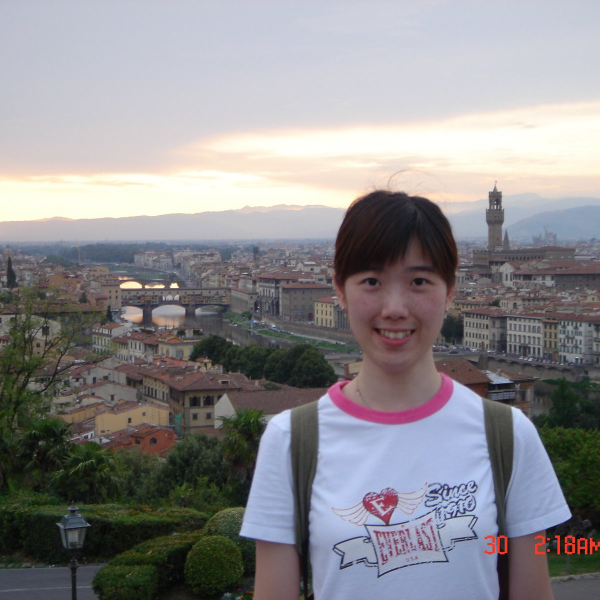
#> input picture Images-test/Crop/0a58358a2afd3e4e_crop.jpg, 1200 x 1200 px (shown at 1/2 size); its folder holds only this picture in this run
$ python -i fix_datasets.py   (imports and definitions only)
#> lines starting #> are read from the running program, lines starting #| are printed output that depends on the picture
import sys
import os
import numpy as np # linear algebra
import pandas as pd # data processing, CSV file I/O (e.g. pd.read_csv)
import os
from collections import defaultdict
import tqdm
import csv
import multiprocessing
import pickle
import itertools
import random
import traceback
from PIL import Image
import threading


CSV_FILE = 'CSV-files/train.csv'
OUTDIR = 'TrainDatasets/'
IMAGES = 'Images/'
DATASET_DIR = 'Train' # Dont add the '/'
NUM_DATASETS = 5
NUM_WORKERS =4
NEW_H = 224
NEW_W = 224

class Loader():
    def __init__(self):
        self.id_to_lid = None     # Maps { img_id: l_id }
        self.lid_to_imgs = None   # Maps { l_id: [ img_ids with l_id ]}
        self.total_labels = None  # Total number of labels in downloaded images.

    # [179 lines left out: functions load_lid_to_imgs, get_labels, transformImages, upsample_1_to_60, not called in this run]


    def process_label(self, img_label):
        '''
        Proccesses label. Get images that correspond to that labels and figures out all 60 images (some new that are
        transformed) that will represent that label
        '''
        # [5 lines left out: function superset, not called in this run]

        try:

            # For upsampling: Get all images corresponding to that label (less than 60), and perform the relevant image transformations to each of them, and then sample 60 images from that.
            '''
            ImageTransformations:
            d: dim
            B: brighten 1.4
            b: brighten 1.3
            g: grayscale
            c: crop
            f: flip
            R: resized
            '''

            (index, l_id, lid_count, label) = img_label

            # Create directories for all the labels in each dataset.
            for i in range(NUM_DATASETS):
                labels_dir = os.path.join(OUTDIR, DATASET_DIR + str(i), str(l_id))
                if not os.path.exists(labels_dir):
                    os.mkdir(labels_dir)

            # For downsampling: for every dataset, sample 60 random images that have the label l_id
            if label == 'downsample':
                return
                for i in range(NUM_DATASETS):
                    downsamples = np.random.choice(self.lid_to_imgs[l_id], 60, replace=False)
                    for img_id in downsamples:
                        img_file_path = os.path.join(IMAGES, '{}.jpg'.format(img_id))
                        with Image.open(img_file_path) as img:
                            new_img_file_path = os.path.join(OUTDIR, DATASET_DIR + str(i), str(l_id), '{}.jpg'.format(img_id))
                            img.resize((NEW_H,NEW_W)).save(new_img_file_path, format='JPEG')
                    new_imgs = os.listdir(os.path.join(OUTDIR, DATASET_DIR + str(i), str(l_id)))
                    assert(len(new_imgs) == 60)

            elif label == 'upsample_0':   # flip (x2), dim/bright (x3), color-transform (x2), 4-crops (x5), total: x60
                self.upsample_1_to_60(l_id)

            else:
                return
                lower_q = lid_count - 60 % lid_count
                upper_q = lid_count - lower_q
                lower = int(60 / lid_count)
                upper = lower + 1
                if label == 'upsample_1':   # flip (x2), dim (x2), Bright (double strength of dim)(x2), color-transform (x2), crop (x2), total: x32, downsample to 60
                    ss = superset(['f','d','B','g','c'])
                if label == 'upsample_2':   # flip (x2), dim (x2), Bright (x2), crop (x2), total: x16, downsample to 60
                    ss = superset(['f','d','B','c'])
                if label == 'upsample_3':   # flip (x2), crop (x2), total: x4, downsample to 60
                    ss = superset(['f','c'])
                if label == 'upsample_4':
                    ss = superset(['f'])
                id_to_transformations = { img: [''.join(s) for s in ss] for img in self.lid_to_imgs[l_id] }  # Maps img_id to a list of transformations that must be done to that image.
                lower_sample = random.sample(list(id_to_transformations), lower_q)  # lower_sample: image_ids that will use lower_q tranformations
                upper_sample = set(list(id_to_transformations)) - set(lower_sample) # upper_sample: image_ids that will use upper_q tranformation
                for img in lower_sample:
                    id_to_transformations[img] = random.sample(id_to_transformations[img], lower)
                for img in upper_sample:
                    id_to_transformations[img] = random.sample(id_to_transformations[img], upper)

                # Make sure we produce the correct number of upsamples.
                all_transformations = []
                for img in id_to_transformations:
                    for t in id_to_transformations[img]:
                        all_transformations.append(t)
                assert(len(all_transformations) == 60)

                self.transformImages(l_id, id_to_transformations)


            return 0
        except Exception as e:
            print('Unable to process l_id: {}, label: {}. Error: {}'.format(l_id, label, e))
            print(traceback.format_exc())
            return 1


    # [75 lines left out: functions process_labels_threaded, run, not called in this run]

def main():
    loader = Loader()
    loader.run()


# [2 lines not run here, left out]

>>> import cv2
>>> picture = cv2.imread('Images-test/Crop/0a58358a2afd3e4e_crop.jpg', cv2.IMREAD_GRAYSCALE)
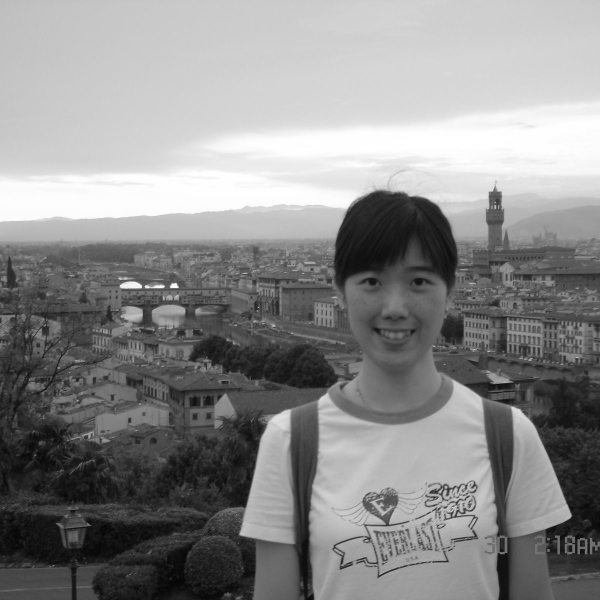
#> picture: shape (1200, 1200) (shown at 1/2 size); min 2, max 255, mean 138.7
#> (the run stopped early here; a loop or call above may not have finished)

$ run again, on Images-test/Crop/19ace29d77a5be66_crop.jpg
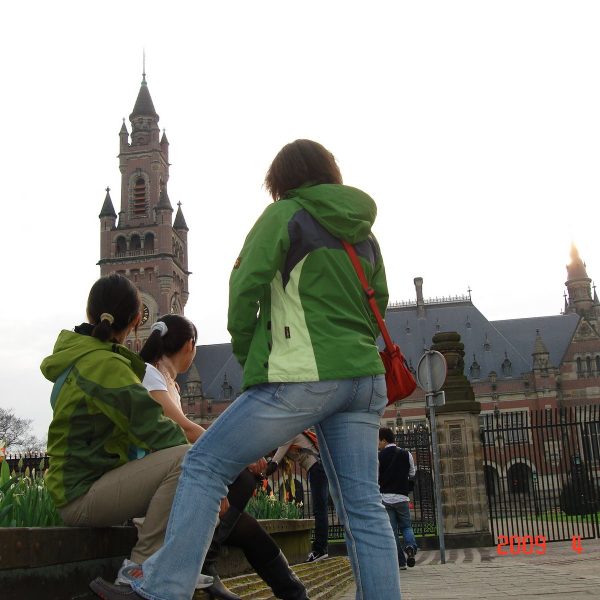
#> input picture Images-test/Crop/19ace29d77a5be66_crop.jpg, 1200 x 1200 px (shown at 1/2 size)
#> `picture = cv2.imread('Images-test/Crop/0a58358a2afd3e4e_crop.jpg', cv2..`:
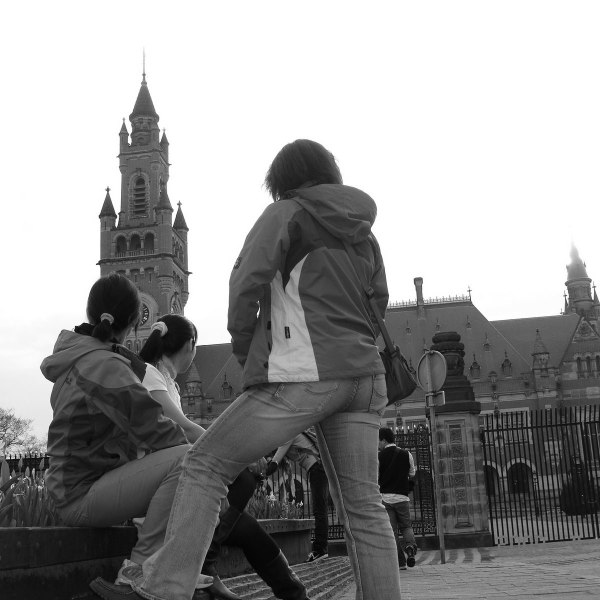
#> picture: shape (1200, 1200) (shown at 1/2 size); min 0, max 255, mean 152

$ run again, on Images-test/Crop/6b2bb500b6a38aa0_crop.jpg
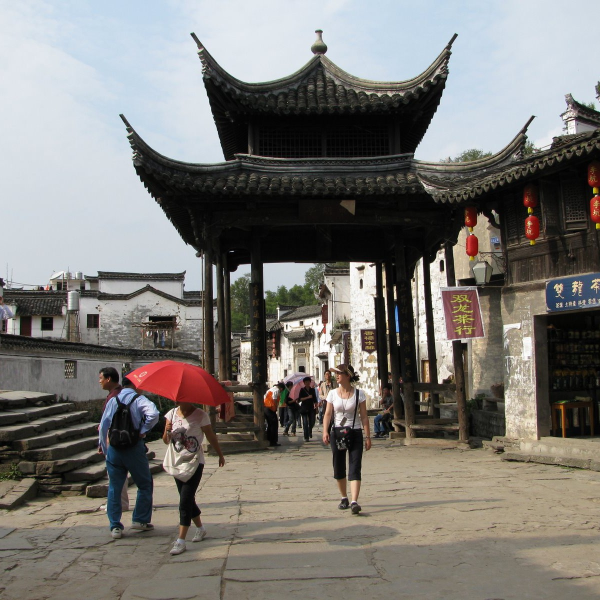
#> input picture Images-test/Crop/6b2bb500b6a38aa0_crop.jpg, 1200 x 1200 px (shown at 1/2 size)
#> `picture = cv2.imread('Images-test/Crop/0a58358a2afd3e4e_crop.jpg', cv2..`:
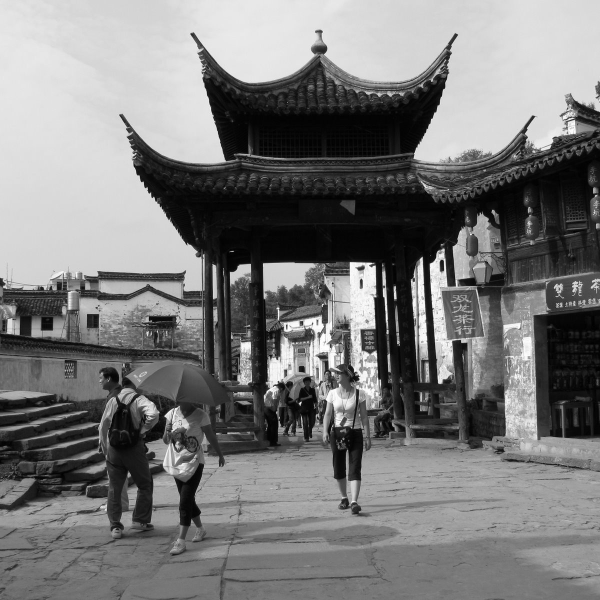
#> picture: shape (1200, 1200) (shown at 1/2 size); min 0, max 255, mean 121.8

$ run again, on Images-test/Crop/b399f09dee9c3c67_crop.jpg
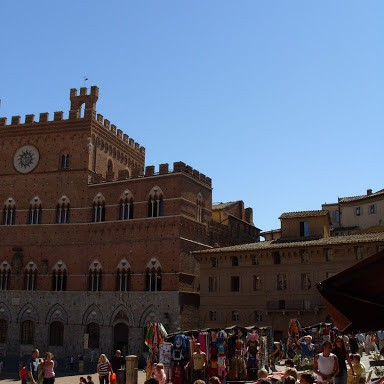
#> input picture Images-test/Crop/b399f09dee9c3c67_crop.jpg, 384 x 384 px
#> `picture = cv2.imread('Images-test/Crop/0a58358a2afd3e4e_crop.jpg', cv2..`:
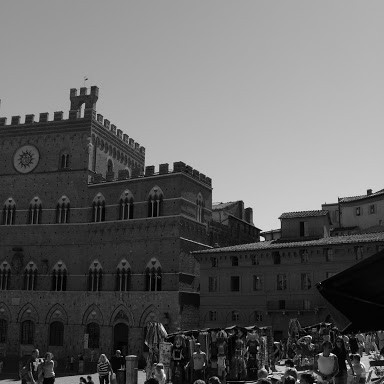
#> picture: shape (384, 384); min 0, max 254, mean 99.2
